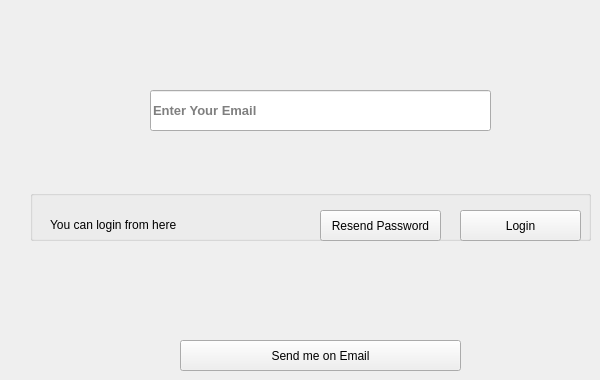
      <widget class="QWidget" name="tab_11">
       <attribute name="title">
        <string>Resend</string>
       </attribute>
       <widget class="QLineEdit" name="lineEdit_7">
        <property name="geometry">
         <rect>
          <x>150</x>
          <y>90</y>
          <width>341</width>
          <height>41</height>
         </rect>
        </property>
        <property name="font">
         <font>
          <pointsize>10</pointsize>
          <weight>75</weight>
          <bold>true</bold>
         </font>
        </property>
        <property name="placeholderText">
         <string>Enter Your Email</string>
        </property>
       </widget>
       <widget class="QGroupBox" name="groupBox_2">
        <property name="geometry">
         <rect>
          <x>30</x>
          <y>190</y>
          <width>561</width>
          <height>51</height>
         </rect>
        </property>
        <property name="title">
         <string/>
        </property>
        <widget class="QLabel" name="label_2">
         <property name="geometry">
          <rect>
           <x>20</x>
           <y>19</y>
           <width>151</width>
           <height>31</height>
          </rect>
         </property>
         <property name="text">
          <string>You can login from here</string>
         </property>
        </widget>
        <widget class="QPushButton" name="pushButton_11">
         <property name="geometry">
          <rect>
           <x>430</x>
           <y>20</y>
           <width>121</width>
           <height>31</height>
          </rect>
         </property>
         <property name="text">
          <string>Login</string>
         </property>
        </widget>
        <widget class="QPushButton" name="pushButton_13">
         <property name="geometry">
          <rect>
           <x>290</x>
           <y>20</y>
           <width>121</width>
           <height>31</height>
          </rect>
         </property>
         <property name="text">
          <string>Resend Password</string>
         </property>
        </widget>
       </widget>
       <widget class="QPushButton" name="pushButton_12">
        <property name="geometry">
         <rect>
          <x>180</x>
          <y>340</y>
          <width>281</width>
          <height>31</height>
         </rect>
        </property>
        <property name="text">
         <string>Send me on Email</string>
        </property>
       </widget>
      </widget>
